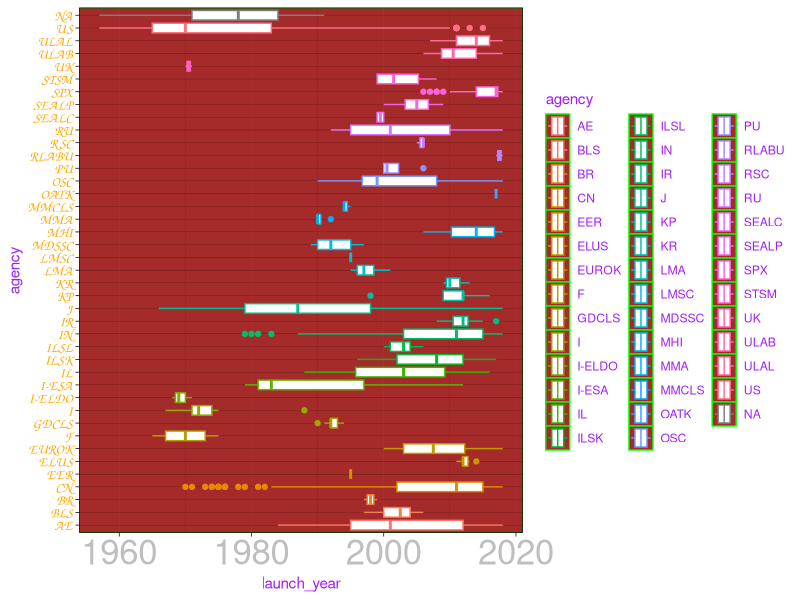

R code for this plot:
## ---- chunk 1
knitr::opts_chunk$set(echo = TRUE)
library(here)
library(tidyverse)
library(ggplot2)
## ---- chunk 2
space_launches <- read_csv(here("data", "space_launches.csv"))
## ---- chunk 3
ggplot(data = space_launches, aes(y = agency, x = launch_year)) +
  geom_boxplot(aes(color = agency)) + theme_linedraw() +
  theme(panel.grid.major.x = element_line(color = "magenta"),
        axis.text.y = element_text(color = "orange", size = 10, family = "Comic Sans MS"),
        axis.text.x = element_text(color = "grey", size = 25),
        text = element_text(color = "purple"),
        panel.background = element_rect(color = "green", fill = "brown"))
        
  

  
## ---- chunk 4
sf_ghg <- read_csv(here("data", "San_Francisco_Communitywide_Greenhouse_Gas_Inventory.csv"))
## ---- chunk 5
#make a summary table of total annual ghg emission by sector_general
ghg_total <- sf_ghg |> 
  group_by(Sector_General) |> 
  summarize(ghg_ann_total = sum(Emissions_mtCO2e))
## ---- chunk 6
# create a summary tablw of total annual ghg emissions by year and commodity type
ghg_year <- sf_ghg |> 
  group_by(Calendar_Year,Commodity_Type) |> 
  summarize(ghg_ann_total = sum(Emissions_mtCO2e))
## ---- chunk 7
#create a subset of the data that only contains observations from 2005 onward, only for obs where Sector_detail2 contains "PG&E" then limit to columns Calendar_year, Sector_Detail2 and Emissions_mtCO2e.
ghg_2005 <-  sf_ghg |> 
  filter(Sector_Detail2 == "PG&E")

